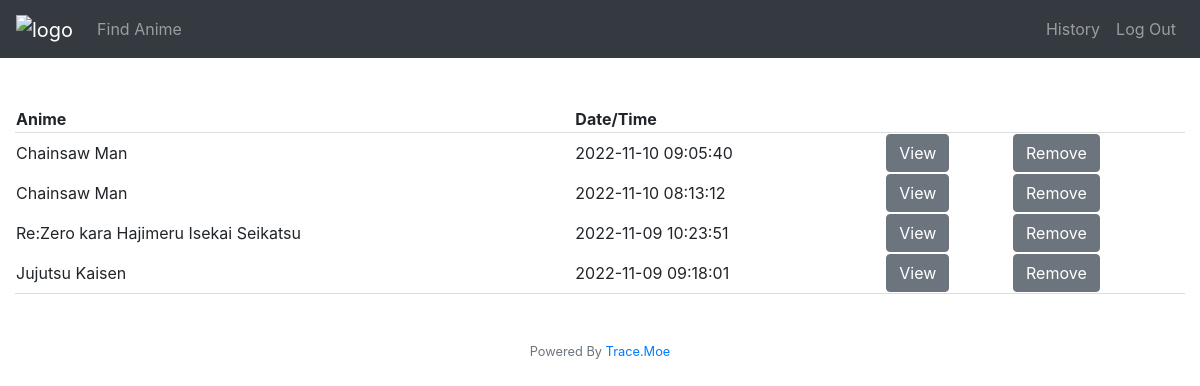
Screenshot of /history (signed in) with the database file from the repository.
### tables this page shows
CREATE TABLE 'history' ('his_id' INTEGER PRIMARY KEY AUTOINCREMENT NOT NULL,'his_name' TEXT NOT NULL,'his_anime' TEXT NOT NULL,'his_url' TEXT NOT NULL, 'his_date'  DATETIME NOT NULL  );

### app.py (the view)
@app.route("/history")
@login_required
def history():
    user_id = session.get("user_id")
    name = db.execute("SELECT username FROM users WHERE id = ?", user_id)
    history = db.execute("SELECT * FROM history WHERE his_name = ? ORDER BY his_date DESC", name[0]["username"])
    return render_template("history.html", history=history)

### app.py (called while the page is built)
@app.after_request
def after_request(response):
    response.headers["Cache-Control"] = "no-cache, no-store, must-revalidate"
    response.headers["Expires"] = 0
    response.headers["Pragma"] = "no-cache"
    return response

### helpers.py (called while the page is built)
def login_required(f):
    @wraps(f)
    def decorated_function(*args, **kwargs):
        if session.get("user_id") is None:
            return redirect("/login")
        return f(*args, **kwargs)
    return decorated_function

### templates/history.html (shortened to what this page needs)
{% extends "layout.html" %}
{% block main %}
<table class="fortable">
    <thead class="forthtd">
        <tr>
            <th>Anime</th>
            <th>Date/Time</th>
            <th></th>
            <th></th>
    </thead>
    <tbody class="forthtd">
        {% for his in history %}
            <tr>
                <td>{{ his["his_anime"] }}</td>
                <td>{{ his["his_date"] }}</td>
                <td>
                    <form action="/found" method="post">
                        <button class="btn btn-secondary" type="submit">View</button>
                    </form>
                </td>
                <td>
                    <form action="/remove" method="post">
                        <button class="btn btn-secondary" type="submit">Remove</button>
                    </form>
                </td>
            </tr>
        {% endfor %}
    </tbody>
</table>
{% endblock %}

### templates/layout.html (shortened to what this page needs)
<!DOCTYPE html>
<html lang="en">
    <head>
        <link rel="stylesheet" href="https://cdn.jsdelivr.net/npm/bootstrap@4.1.3/dist/css/bootstrap.min.css">
        <link href="/static/styles.css" rel="stylesheet">
    </head>
    <body class="background">
        <nav class="navbar navbar-expand-lg navbar-dark bg-dark">
            <a class="navbar-brand" href="/">
              <img src="static/Images/logo.png" width="180" height="70" alt="logo">
            </a>
          <div class="collapse navbar-collapse" id="navbarTogglerDemo02">
            <ul class="navbar-nav mr-auto mt-2 mt-lg-0">
              <li class="nav-item">
                <a class="nav-link" href="/find">Find Anime</a>
              </li>
            </ul>
            {% if session["user_id"] %}
              <ul class="navbar-nav ml-auto mt-2 mt-lg-0">
                <li class="nav-item">
                  <a class="nav-link" href="/history">History</a>
                </li>
                <li class="nav-item">
                  <a class="nav-link" href="/logout">Log Out</a>
                </li>
              </ul>
            {% endif %}
          </div>
        </nav>
        <main class="container-fluid py-5 text-center">
          {% block main %}{% endblock %}
        </main>
        <footer class="mb-5 small text-center text-muted">
                    Powered By <a href="https://soruly.github.io/trace.moe-api/">Trace.Moe</a>
                </footer>
    </body>
</html>

### static/styles.css (style rules this page uses)
.background { background-image: url(/static/Images/pattern.png); }
.fortable { border-collapse: collapse; width: 100%; }
.forthtd { padding: 8px; text-align: left; border-bottom: 1px solid #ddd; }

### rows the page displays
history: his_anime "Chainsaw Man", his_date "2022-11-10 09:05:40"
history: his_anime "Chainsaw Man", his_date "2022-11-10 08:13:12"
history: his_anime "Re:Zero kara Hajimeru Isekai Seikatsu", his_date "2022-11-09 10:23:51"
history: his_anime "Jujutsu Kaisen", his_date "2022-11-09 09:18:01"
